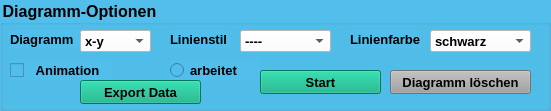
   <widget class="QGroupBox" name="groupBox_4">
    <property name="geometry">
     <rect>
      <x>170</x>
      <y>640</y>
      <width>551</width>
      <height>111</height>
     </rect>
    </property>
    <property name="font">
     <font>
      <family>Arial</family>
      <pointsize>12</pointsize>
      <bold>true</bold>
     </font>
    </property>
    <property name="styleSheet">
     <string notr="true">background-color: rgb(81, 190, 235);</string>
    </property>
    <property name="title">
     <string>Diagramm-Optionen</string>
    </property>
    <widget class="QCheckBox" name="animation_checkBox">
     <property name="geometry">
      <rect>
       <x>10</x>
       <y>60</y>
       <width>101</width>
       <height>20</height>
      </rect>
     </property>
     <property name="font">
      <font>
       <pointsize>10</pointsize>
       <bold>true</bold>
      </font>
     </property>
     <property name="text">
      <string>  Animation</string>
     </property>
    </widget>
    <widget class="QComboBox" name="linestyle_combobox">
     <property name="geometry">
      <rect>
       <x>240</x>
       <y>30</y>
       <width>91</width>
       <height>22</height>
      </rect>
     </property>
     <property name="font">
      <font>
       <family>Arial</family>
       <pointsize>10</pointsize>
       <bold>true</bold>
      </font>
     </property>
     <property name="styleSheet">
      <string notr="true">background-color: rgb(255, 255, 255);</string>
     </property>
     <property name="currentText">
      <string>----</string>
     </property>
     <item>
      <property name="text">
       <string>----</string>
      </property>
     </item>
     <item>
      <property name="text">
       <string>- - - -</string>
      </property>
     </item>
     <item>
      <property name="text">
       <string>. . . . </string>
      </property>
     </item>
     <item>
      <property name="text">
       <string>- . -</string>
      </property>
     </item>
     <item>
      <property name="text">
       <string>- . . -</string>
      </property>
     </item>
    </widget>
    <widget class="QLabel" name="label_38">
     <property name="geometry">
      <rect>
       <x>170</x>
       <y>30</y>
       <width>61</width>
       <height>18</height>
      </rect>
     </property>
     <property name="font">
      <font>
       <pointsize>10</pointsize>
       <bold>true</bold>
      </font>
     </property>
     <property name="text">
      <string>Linienstil</string>
     </property>
    </widget>
    <widget class="QLabel" name="label_39">
     <property name="geometry">
      <rect>
       <x>350</x>
       <y>30</y>
       <width>71</width>
       <height>18</height>
      </rect>
     </property>
     <property name="font">
      <font>
       <pointsize>10</pointsize>
       <bold>true</bold>
      </font>
     </property>
     <property name="text">
      <string>Linienfarbe</string>
     </property>
    </widget>
    <widget class="QComboBox" name="linecolor_comboBox">
     <property name="geometry">
      <rect>
       <x>430</x>
       <y>30</y>
       <width>101</width>
       <height>22</height>
      </rect>
     </property>
     <property name="font">
      <font>
       <family>Arial</family>
       <pointsize>10</pointsize>
       <bold>true</bold>
      </font>
     </property>
     <property name="styleSheet">
      <string notr="true">background-color: rgb(255, 255, 255);</string>
     </property>
     <item>
      <property name="text">
       <string>schwarz</string>
      </property>
     </item>
     <item>
      <property name="text">
       <string>rot</string>
      </property>
     </item>
     <item>
      <property name="text">
       <string>grün</string>
      </property>
     </item>
     <item>
      <property name="text">
       <string>blau</string>
      </property>
     </item>
    </widget>
    <widget class="QPushButton" name="loesch_Button">
     <property name="geometry">
      <rect>
       <x>390</x>
       <y>70</y>
       <width>141</width>
       <height>24</height>
      </rect>
     </property>
     <property name="font">
      <font>
       <family>Arial</family>
       <pointsize>10</pointsize>
       <bold>true</bold>
      </font>
     </property>
     <property name="styleSheet">
      <string notr="true">background-color: rgb(160, 160, 160);</string>
     </property>
     <property name="text">
      <string>Diagramm löschen</string>
     </property>
    </widget>
    <widget class="QPushButton" name="start_Button">
     <property name="geometry">
      <rect>
       <x>260</x>
       <y>70</y>
       <width>121</width>
       <height>24</height>
      </rect>
     </property>
     <property name="font">
      <font>
       <family>Arial</family>
       <pointsize>10</pointsize>
       <bold>true</bold>
      </font>
     </property>
     <property name="styleSheet">
      <string notr="true">background-color: rgb(0, 170, 127);</string>
     </property>
     <property name="text">
      <string>Start</string>
     </property>
    </widget>
    <widget class="QLabel" name="Diagramm_label">
     <property name="geometry">
      <rect>
       <x>10</x>
       <y>30</y>
       <width>71</width>
       <height>18</height>
      </rect>
     </property>
     <property name="font">
      <font>
       <pointsize>10</pointsize>
       <bold>true</bold>
      </font>
     </property>
     <property name="text">
      <string>Diagramm</string>
     </property>
    </widget>
    <widget class="QComboBox" name="Diagramm_combobox">
     <property name="geometry">
      <rect>
       <x>80</x>
       <y>30</y>
       <width>71</width>
       <height>22</height>
      </rect>
     </property>
     <property name="font">
      <font>
       <family>Arial</family>
       <pointsize>10</pointsize>
       <bold>true</bold>
      </font>
     </property>
     <property name="styleSheet">
      <string notr="true">background-color: rgb(255, 255, 255);</string>
     </property>
     <item>
      <property name="text">
       <string>x-y</string>
      </property>
     </item>
     <item>
      <property name="text">
       <string>t-v</string>
      </property>
     </item>
     <item>
      <property name="text">
       <string>Phase</string>
      </property>
     </item>
     <item>
      <property name="text">
       <string>t-x</string>
      </property>
     </item>
     <item>
      <property name="text">
       <string>t-y</string>
      </property>
     </item>
    </widget>
    <widget class="QRadioButton" name="radioButton">
     <property name="enabled">
      <bool>true</bool>
     </property>
     <property name="geometry">
      <rect>
       <x>170</x>
       <y>60</y>
       <width>89</width>
       <height>20</height>
      </rect>
     </property>
     <property name="font">
      <font>
       <pointsize>10</pointsize>
       <bold>true</bold>
      </font>
     </property>
     <property name="text">
      <string>arbeitet</string>
     </property>
    </widget>
    <widget class="QPushButton" name="export_Button">
     <property name="geometry">
      <rect>
       <x>80</x>
       <y>80</y>
       <width>121</width>
       <height>24</height>
      </rect>
     </property>
     <property name="font">
      <font>
       <family>Arial</family>
       <pointsize>10</pointsize>
       <bold>true</bold>
      </font>
     </property>
     <property name="styleSheet">
      <string notr="true">background-color: rgb(0, 170, 127);</string>
     </property>
     <property name="text">
      <string>Export Data</string>
     </property>
    </widget>
   </widget>
